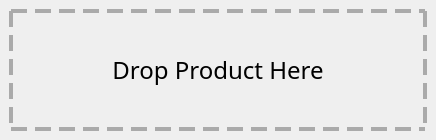
<?xml version="1.0" encoding="UTF-8"?>
<ui version="4.0">
 <class>dock</class>
 <widget class="QDockWidget" name="dock">
  <property name="geometry">
   <rect>
    <x>0</x>
    <y>0</y>
    <width>436</width>
    <height>140</height>
   </rect>
  </property>
  <property name="sizePolicy">
   <sizepolicy hsizetype="Preferred" vsizetype="Preferred">
    <horstretch>0</horstretch>
    <verstretch>0</verstretch>
   </sizepolicy>
  </property>
  <property name="minimumSize">
   <size>
    <width>258</width>
    <height>140</height>
   </size>
  </property>
  <property name="maximumSize">
   <size>
    <width>524287</width>
    <height>524287</height>
   </size>
  </property>
  <property name="floating">
   <bool>false</bool>
  </property>
  <property name="windowTitle">
   <string>Sensor Product Import</string>
  </property>
  <widget class="QWidget" name="dockWidgetContents">
   <property name="sizePolicy">
    <sizepolicy hsizetype="Expanding" vsizetype="Expanding">
     <horstretch>0</horstretch>
     <verstretch>0</verstretch>
    </sizepolicy>
   </property>
   <layout class="QVBoxLayout" name="verticalLayout_2">
    <item>
     <widget class="QFrame" name="frame">
      <property name="styleSheet">
       <string notr="true">QFramel{\n	border: 4px dashed #aaa\n}</string>
      </property>
      <property name="frameShape">
       <enum>QFrame::NoFrame</enum>
      </property>
      <property name="frameShadow">
       <enum>QFrame::Plain</enum>
      </property>
      <property name="lineWidth">
       <number>3</number>
      </property>
      <property name="midLineWidth">
       <number>3</number>
      </property>
      <layout class="QVBoxLayout" name="verticalLayout">
       <property name="leftMargin">
        <number>0</number>
       </property>
       <property name="topMargin">
        <number>0</number>
       </property>
       <property name="rightMargin">
        <number>0</number>
       </property>
       <property name="bottomMargin">
        <number>0</number>
       </property>
       <item>
        <widget class="QLabel" name="mDropArea">
         <property name="sizePolicy">
          <sizepolicy hsizetype="Expanding" vsizetype="Expanding">
           <horstretch>0</horstretch>
           <verstretch>0</verstretch>
          </sizepolicy>
         </property>
         <property name="minimumSize">
          <size>
           <width>0</width>
           <height>100</height>
          </size>
         </property>
         <property name="font">
          <font>
           <family>Segoe Print</family>
           <pointsize>18</pointsize>
          </font>
         </property>
         <property name="acceptDrops">
          <bool>true</bool>
         </property>
         <property name="styleSheet">
          <string notr="true">QLabel{
	border: 4px dashed #aaa
}</string>
         </property>
         <property name="text">
          <string>Drop Product Here</string>
         </property>
         <property name="alignment">
          <set>Qt::AlignCenter</set>
         </property>
        </widget>
       </item>
      </layout>
     </widget>
    </item>
   </layout>
  </widget>
 </widget>
 <resources/>
 <connections/>
</ui>
